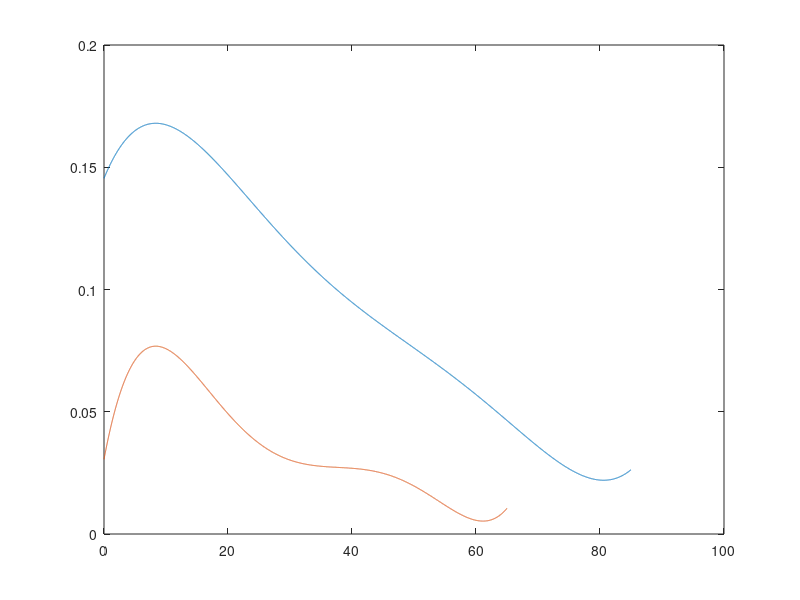

Here is the MATLAB script that generated this plot:
clc;
clear all;
close all;

X_MCP = [85:-0.01:0];
X_PIP = [65:-0.01:0];
V_MCP = X_MCP;
V_PIP = X_PIP;
[mX_MCP, nX_MCP] = size(X_MCP);
[mX_PIP, nX_PIP] = size(X_PIP);

for i=1:nX_MCP
    if i>1
        V_MCP(i) = X_MCP(i) - X_MCP(i-1);
    else
        V_MCP(i) = X_MCP(i);
    end
end

for i=1:nX_PIP
    if i>1
        V_PIP(i) = X_PIP(i) - X_PIP(i-1);
    else
        V_PIP(i) = X_PIP(i);
    end
end

TAU_MCP = 0.0 * X_MCP.^0 + 0.0061639984303806135 * X_MCP.^1 - 0.0005179649292943457 * X_MCP.^2 + 1.3546546119403511e-05 * X_MCP.^3 - 1.5867928748805977e-07 * X_MCP.^4 + 6.903351238054539e-10 * X_MCP.^5 + 0.14548451752943675;
TAU_PIP = 0.0 * X_PIP.^0 + 0.013424611953572195 * X_PIP.^1 - 0.0012670222412968246 *X_PIP.^2 + 4.394356398132201e-05 * X_PIP.^3 - 6.646559645055926e-07 * X_PIP.^4 + 3.668944251673971e-09 * X_PIP.^5 + 0.030560090609476634;

plot(X_MCP,TAU_MCP);
hold on
plot(X_PIP, TAU_PIP);